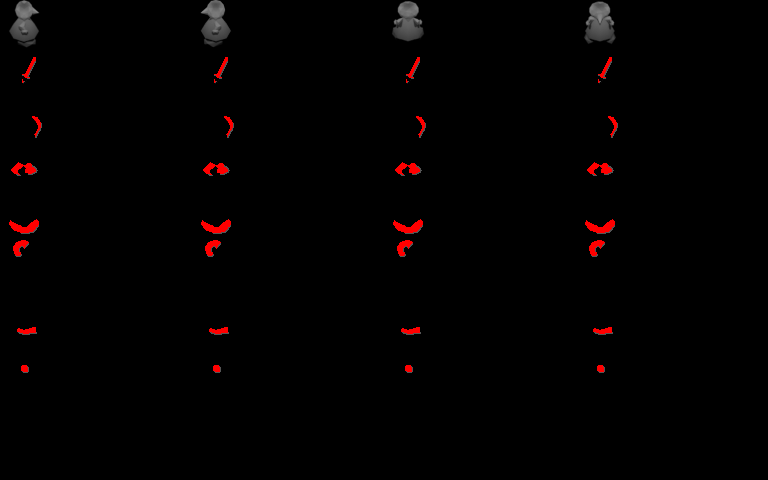

This is a level from a 2D game, rendered from its Tiled map with the project's own tilesets. A one-line summary and the complete map file follow:
An orthogonal 16x10 tile map with 48x48 px tiles, 1 tile layer (Tile Layer 1), 4 tilesets.

<map version="1.5" tiledversion="1.7.2" orientation="orthogonal" renderorder="right-down" width="16" height="10" tilewidth="48" tileheight="48" infinite="0" nextlayerid="2" nextobjectid="1">
 <tileset firstgid="1" name="fighter-R" tilewidth="48" tileheight="48" tilecount="48" columns="6">
  <image source="fighter-R.png" width="288" height="400" />
 </tileset>
 <tileset firstgid="49" name="fighter-L" tilewidth="48" tileheight="48" tilecount="48" columns="6">
  <image source="fighter-L.png" width="288" height="400" />
 </tileset>
 <tileset firstgid="97" name="fighter-U" tilewidth="48" tileheight="48" tilecount="48" columns="6">
  <image source="fighter-U.png" width="288" height="400" />
 </tileset>
 <tileset firstgid="145" name="fighter-D" tilewidth="48" tileheight="48" tilecount="48" columns="6">
  <image source="fighter-D.png" width="288" height="400" />
 </tileset>
 <layer id="1" name="Tile Layer 1" width="16" height="10">
  <data encoding="csv">
1,0,0,0,49,0,0,0,97,0,0,0,145,0,0,0,
7,0,0,0,55,0,0,0,103,0,0,0,151,0,0,0,
13,0,0,0,61,0,0,0,109,0,0,0,157,0,0,0,
19,0,0,0,67,0,0,0,115,0,0,0,163,0,0,0,
25,0,0,0,73,0,0,0,121,0,0,0,169,0,0,0,
31,0,0,0,79,0,0,0,127,0,0,0,175,0,0,0,
37,0,0,0,85,0,0,0,133,0,0,0,181,0,0,0,
43,0,0,0,91,0,0,0,139,0,0,0,187,0,0,0,
0,0,0,0,0,0,0,0,0,0,0,0,0,0,0,0,
0,0,0,0,0,0,0,0,0,0,0,0,0,0,0,0
</data>
 </layer>
</map>